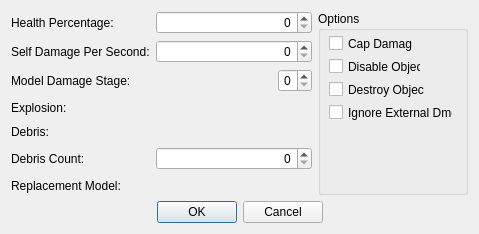
<?xml version="1.0" encoding="UTF-8"?>
<ui version="4.0">
 <class>DKFormDestructionStageDialog</class>
 <widget class="QDialog" name="DKFormDestructionStageDialog">
  <property name="geometry">
   <rect>
    <x>0</x>
    <y>0</y>
    <width>479</width>
    <height>234</height>
   </rect>
  </property>
  <property name="windowTitle">
   <string>Destructible Object Stage</string>
  </property>
  <layout class="QGridLayout" name="gridLayout_2" rowstretch="1,0" columnstretch="2,1">
   <item row="0" column="0">
    <layout class="QGridLayout" name="gridLayout">
     <item row="3" column="1" colspan="2">
      <widget class="DKFormPicker" name="explosion">
       <property name="whatsThis">
        <string>Explosion to spawn at this object once it enters this destruction stage.</string>
       </property>
      </widget>
     </item>
     <item row="2" column="0">
      <widget class="QLabel" name="label_3">
       <property name="text">
        <string>Model Damage Stage:</string>
       </property>
       <property name="buddy">
        <cstring>damageStage</cstring>
       </property>
      </widget>
     </item>
     <item row="4" column="1" colspan="2">
      <widget class="DKFormPicker" name="debris">
       <property name="whatsThis">
        <string>Debris type to spawn at this object once it enters this destruction stage.</string>
       </property>
      </widget>
     </item>
     <item row="6" column="1" colspan="2">
      <widget class="DKFormNIFPicker" name="model">
       <property name="whatsThis">
        <string>If a NIF file is set here, then the object will switch to using that NIF when it enters this destruction stage.</string>
       </property>
      </widget>
     </item>
     <item row="0" column="1" colspan="2">
      <widget class="QSpinBox" name="healthPerc">
       <property name="whatsThis">
        <string>The object will enter this destruction stage when its health falls to this percentage.</string>
       </property>
       <property name="alignment">
        <set>Qt::AlignRight|Qt::AlignTrailing|Qt::AlignVCenter</set>
       </property>
       <property name="maximum">
        <number>100</number>
       </property>
      </widget>
     </item>
     <item row="1" column="1" colspan="2">
      <widget class="QSpinBox" name="selfDamage">
       <property name="whatsThis">
        <string>Damage that this object deals to itself per second while in this destruction stage.</string>
       </property>
       <property name="alignment">
        <set>Qt::AlignRight|Qt::AlignTrailing|Qt::AlignVCenter</set>
       </property>
       <property name="maximum">
        <number>99999</number>
       </property>
      </widget>
     </item>
     <item row="1" column="0">
      <widget class="QLabel" name="label_2">
       <property name="text">
        <string>Self Damage Per Second:</string>
       </property>
       <property name="buddy">
        <cstring>selfDamage</cstring>
       </property>
      </widget>
     </item>
     <item row="3" column="0">
      <widget class="QLabel" name="label_4">
       <property name="text">
        <string>Explosion:</string>
       </property>
       <property name="buddy">
        <cstring>explosion</cstring>
       </property>
      </widget>
     </item>
     <item row="5" column="0">
      <widget class="QLabel" name="label_6">
       <property name="text">
        <string>Debris Count:</string>
       </property>
       <property name="buddy">
        <cstring>debrisCount</cstring>
       </property>
      </widget>
     </item>
     <item row="0" column="0">
      <widget class="QLabel" name="label">
       <property name="text">
        <string>Health Percentage:</string>
       </property>
       <property name="buddy">
        <cstring>healthPerc</cstring>
       </property>
      </widget>
     </item>
     <item row="5" column="1" colspan="2">
      <widget class="QSpinBox" name="debrisCount">
       <property name="whatsThis">
        <string>Number of debris to spawn at this object, if a debris type has been selected.</string>
       </property>
       <property name="alignment">
        <set>Qt::AlignRight|Qt::AlignTrailing|Qt::AlignVCenter</set>
       </property>
       <property name="maximum">
        <number>999999</number>
       </property>
      </widget>
     </item>
     <item row="6" column="0">
      <widget class="QLabel" name="label_7">
       <property name="text">
        <string>Replacement Model:</string>
       </property>
       <property name="buddy">
        <cstring>model</cstring>
       </property>
      </widget>
     </item>
     <item row="2" column="2">
      <widget class="QSpinBox" name="damageStage">
       <property name="alignment">
        <set>Qt::AlignCenter</set>
       </property>
       <property name="maximum">
        <number>8</number>
       </property>
      </widget>
     </item>
     <item row="2" column="1">
      <spacer name="horizontalSpacer_3">
       <property name="orientation">
        <enum>Qt::Horizontal</enum>
       </property>
       <property name="sizeHint" stdset="0">
        <size>
         <width>40</width>
         <height>20</height>
        </size>
       </property>
      </spacer>
     </item>
     <item row="4" column="0">
      <widget class="QLabel" name="label_5">
       <property name="text">
        <string>Debris:</string>
       </property>
       <property name="buddy">
        <cstring>debris</cstring>
       </property>
      </widget>
     </item>
    </layout>
   </item>
   <item row="0" column="1">
    <widget class="QGroupBox" name="groupBox">
     <property name="title">
      <string>Options</string>
     </property>
     <widget class="QCheckBox" name="flagIgnoreExternal">
      <property name="geometry">
       <rect>
        <x>11</x>
        <y>93</y>
        <width>124</width>
        <height>17</height>
       </rect>
      </property>
      <property name="whatsThis">
       <string>If enabled, the object cannot take damage from outside sources during this destruction stage; it will only take whatever self-damage it deals per second.</string>
      </property>
      <property name="text">
       <string>Ignore External Dmg.</string>
      </property>
     </widget>
     <widget class="QCheckBox" name="flagDestroyObject">
      <property name="geometry">
       <rect>
        <x>11</x>
        <y>70</y>
        <width>96</width>
        <height>17</height>
       </rect>
      </property>
      <property name="text">
       <string>Destroy Object</string>
      </property>
     </widget>
     <widget class="QCheckBox" name="flagDisableObject">
      <property name="geometry">
       <rect>
        <x>11</x>
        <y>47</y>
        <width>92</width>
        <height>17</height>
       </rect>
      </property>
      <property name="text">
       <string>Disable Object</string>
      </property>
     </widget>
     <widget class="QCheckBox" name="flagCapDamage">
      <property name="geometry">
       <rect>
        <x>11</x>
        <y>24</y>
        <width>84</width>
        <height>17</height>
       </rect>
      </property>
      <property name="whatsThis">
       <string>Prevents skipping through destruction stages. That is: If this setting is enabled and the object, while in this destruction stage, takes enough damage to progress through multiple destruction stages, it will instead progress only to the next stage.</string>
      </property>
      <property name="text">
       <string>Cap Damage</string>
      </property>
     </widget>
    </widget>
   </item>
   <item row="1" column="0" colspan="2">
    <layout class="QHBoxLayout" name="buttonsLayout">
     <item>
      <spacer name="horizontalSpacer">
       <property name="orientation">
        <enum>Qt::Horizontal</enum>
       </property>
       <property name="sizeHint" stdset="0">
        <size>
         <width>40</width>
         <height>20</height>
        </size>
       </property>
      </spacer>
     </item>
     <item>
      <widget class="QPushButton" name="buttonOK">
       <property name="text">
        <string>OK</string>
       </property>
      </widget>
     </item>
     <item>
      <widget class="QPushButton" name="buttonCancel">
       <property name="text">
        <string>Cancel</string>
       </property>
      </widget>
     </item>
     <item>
      <spacer name="horizontalSpacer_2">
       <property name="orientation">
        <enum>Qt::Horizontal</enum>
       </property>
       <property name="sizeHint" stdset="0">
        <size>
         <width>40</width>
         <height>20</height>
        </size>
       </property>
      </spacer>
     </item>
    </layout>
   </item>
  </layout>
 </widget>
 <customwidgets>
  <customwidget>
   <class>DKFormPicker</class>
   <extends>QWidget</extends>
   <header>widgets/DKFormPicker.h</header>
  </customwidget>
  <customwidget>
   <class>DKFormNIFPicker</class>
   <extends>QWidget</extends>
   <header>widgets/DKFormNIFPicker.h</header>
  </customwidget>
 </customwidgets>
 <tabstops>
  <tabstop>healthPerc</tabstop>
  <tabstop>selfDamage</tabstop>
  <tabstop>damageStage</tabstop>
  <tabstop>explosion</tabstop>
  <tabstop>debris</tabstop>
  <tabstop>debrisCount</tabstop>
  <tabstop>model</tabstop>
  <tabstop>flagCapDamage</tabstop>
  <tabstop>flagDisableObject</tabstop>
  <tabstop>flagDestroyObject</tabstop>
  <tabstop>flagIgnoreExternal</tabstop>
  <tabstop>buttonOK</tabstop>
  <tabstop>buttonCancel</tabstop>
 </tabstops>
 <resources/>
 <connections/>
</ui>
